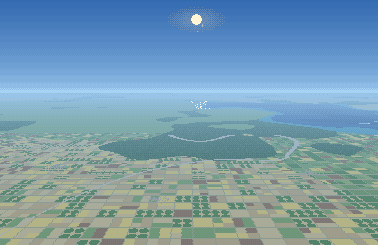
#> input picture docs/pixel-window-seat/train-base/h13.png, 378 x 245 px; its folder holds 4 pictures in this run
$ python train.py
#> lines starting #> are read from the running program, lines starting #| are printed output that depends on the picture; after the words box and inside, x2 and y2 are one past the last pixel; in counts of white or black regions, pixels touching at a corner belong together
"""Mock-up painter for a train view in Pixel Window Seat, written as geometry so a build can be matched to it.

The lens is the airliner's (Large pane 340 × 221 on the 378 × 246 canvas, focal 265 px, looking square out of the
side). A thing Z metres from the track stands focal / Z px per metre and slides focal × speed / Z px a second.
The picture is rings of standing things at fixed distances, each sliding by whole pixels, over ground rows.
The sky's colours, Sun, Moon and stars are the app's own, from renders of Pixel Window Seat.
"""
import os
import numpy as np
from PIL import Image

HERE = os.path.dirname(os.path.abspath(__file__))
OUT = os.environ.get("TRAIN_OUT", ".")
CW, CH = 378, 246
PW, PH = 340, 221
PX0, PY0 = 19, 12
FOCAL = 265.0
EYE = 3.5
CX = PW // 2


# ---- the airliner's hash and noise (PixelWindowSeat.swift), so placements can be ported exactly
def hash2(x, z, salt):
    x = np.asarray(x, dtype=np.int64).astype(np.uint64)
    z = np.asarray(z, dtype=np.int64).astype(np.uint64)
    with np.errstate(over="ignore"):
        v = x * np.uint64(0x9E3779B97F4A7C15) ^ z * np.uint64(0xC2B2AE3D27D4EB4F) ^ np.uint64((salt * 0x165667B19E3779F9) & (2 ** 64 - 1))
        v = (v ^ (v >> np.uint64(31))) * np.uint64(0xBF58476D1CE4E5B9)
        v = (v ^ (v >> np.uint64(29))) * np.uint64(0x94D049BB133111EB)
        return v ^ (v >> np.uint64(32))


def unit(v):
    return (v >> np.uint64(40)).astype(np.float64) / 16777216.0


def rnd(x, z, salt):
    return unit(hash2(x, z, salt))


def noise(x, z, salt):
    x, z = np.broadcast_arrays(np.asarray(x, dtype=np.float64), np.asarray(z, dtype=np.float64))
    fx, fz = np.floor(x), np.floor(z)
    ix, iz = fx.astype(np.int64), fz.astype(np.int64)
    u, v = x - fx, z - fz
    u, v = u * u * (3 - 2 * u), v * v * (3 - 2 * v)
    a, b = rnd(ix, iz, salt), rnd(ix + 1, iz, salt)
    c, d = rnd(ix, iz + 1, salt), rnd(ix + 1, iz + 1, salt)
    return a + (b - a) * u + (c - a) * v + (a - b - c + d) * u * v


def fbm(x, z, layers, salt):
    x, z = np.broadcast_arrays(np.asarray(x, dtype=np.float64), np.asarray(z, dtype=np.float64))
    x, z = x.copy(), z.copy()
    total, strength = np.zeros(x.shape), 0.5
    for layer in range(layers):
        total += strength * noise(x, z, salt + layer * 101)
        strength, x, z = strength / 2, x * 2.03, z * 2.03
    return total / (1 - strength * 2)


BAYER = np.array([[0, 8, 2, 10], [12, 4, 14, 6], [3, 11, 1, 9], [15, 7, 13, 5]]) / 16.0 + 1 / 32


# ---- materials (daylight colours)
M = {
    "leaf0": (40, 78, 50), "leaf1": (60, 106, 58), "leaf2": (94, 138, 68), "trunk": (64, 52, 46),
    "fir0": (32, 64, 54), "fir1": (48, 88, 66),
    "white": (228, 222, 206), "whiteS": (176, 176, 178), "brick": (164, 100, 80), "brickS": (120, 74, 66),
    "stone": (176, 166, 150), "stoneS": (130, 124, 118),
    "roofR": (150, 72, 58), "roofRS": (112, 56, 52), "slate": (88, 92, 108), "slateS": (64, 68, 84),
    "glass": (58, 66, 88), "door": (70, 52, 44), "hedge": (50, 90, 48), "hedge1": (70, 112, 56),
    "road": (128, 126, 126), "pole": (58, 50, 46),
    "wheat": (208, 190, 116), "pasture": (118, 164, 88), "crop": (90, 144, 76), "fallow": (152, 124, 94),
    "rape": (214, 200, 96), "ley": (150, 180, 108), "stubble": (190, 170, 124),
    "verge": (86, 128, 70), "ballast": (120, 112, 104),
    "water": (0, 0, 0),  # a lake's water, in the ground rows only: it takes the sky's colours (number 32 in the build)
    # the four more sceneries (train_scenery.py): mountains, snow, desert and steppe, a city
    "rock": (140, 136, 140), "rockS": (98, 98, 114), "snow": (236, 240, 250), "snowS": (160, 180, 222), "ice": (200, 222, 238),
    "alp": (134, 172, 84), "chalet": (118, 82, 58), "chaletS": (86, 62, 48), "river": (150, 196, 200),
    "falu": (150, 52, 46), "faluS": (108, 42, 42), "birch": (128, 116, 118),
    "sand": (218, 188, 136), "sandS": (178, 146, 110), "steppe": (192, 170, 106), "steppe1": (168, 152, 98),
    "scrub": (122, 128, 88), "scrubS": (94, 102, 76), "mesa": (178, 110, 82), "mesaS": (136, 84, 74), "mesa2": (200, 140, 98),
    "track": (200, 176, 136),
    "conc": (152, 152, 158), "concS": (114, 116, 126), "glassT": (90, 116, 146), "glassTS": (62, 84, 114), "tar": (72, 74, 82),
    "rail": (156, 156, 166), "glassW": (58, 66, 88),
    # a city's shore across a lake: the embankment's dark foot and its pale cap (which is the same stone twice: a lamp
    # that stands on the one lights sodium, and on the other white)
    "quayS": (62, 64, 74), "quay": (198, 192, 178), "quayW": (198, 192, 178),
    # lights with nothing drawn under them by day: a street lamp, a red light on a tower, a sign, a white lamp
    "lampO": (0, 0, 0), "lampR": (0, 0, 0), "lampT": (0, 0, 0), "lampW": (0, 0, 0),
}
NAMES = list(M)
COL = np.array([M[n] for n in NAMES], dtype=np.float64)
I = {n: k + 1 for k, n in enumerate(NAMES)}  # 0 is empty


# ---- stamps: small drawn things, as arrays of material numbers (0 = see through), feet on the bottom row
def tree(h, seed, sun=1):
    """A broadleaf tree h px tall. sun is +1 when lit from the right."""
    h = max(3, int(h))
    w = max(3, int(round(h * (0.62 + 0.22 * rnd(seed, 1, 5)))))
    a = np.zeros((h, w), dtype=np.uint8)
    trunk = max(1, int(round(h * 0.24)))
    ch = h - trunk
    cy, cx = (ch - 1) / 2, (w - 1) / 2
    yy, xx = np.mgrid[0:ch, 0:w]
    ragged = 0.80 + 0.36 * rnd(xx + seed * 7, yy, 11)
    r2 = ((yy - cy) / (ch / 2 + 0.3)) ** 2 + ((xx - cx) / (w / 2 + 0.3)) ** 2
    crown = r2 < ragged
    lit = ((xx - cx) * sun / (w / 2) * 0.7 - (yy - cy) / (ch / 2) * 0.9 + (rnd(xx, yy + seed, 13) - 0.5) * 0.7)
    tone = np.where(lit > 0.55, I["leaf2"], np.where(lit > -0.35, I["leaf1"], I["leaf0"]))
    a[:ch][crown] = tone[crown]
    tw = 1 if h < 20 else 2
    a[ch - 1:, int(cx) - (tw - 1) // 2: int(cx) - (tw - 1) // 2 + tw] = I["trunk"]
    return a


def fir(h, seed, sun=1):
    h = max(4, int(h))
    w = max(3, int(round(h * 0.42)) | 1)
    a = np.zeros((h, w), dtype=np.uint8)
    cx = w // 2
    for y in range(h - 1):
        half = int(round((y + 1) / (h - 1) * (w / 2) * (0.75 + 0.25 * ((y % 3) / 2))))
        for x in range(cx - half, cx + half + 1):
            if 0 <= x < w:
                a[y, x] = I["fir1"] if (x - cx) * sun > 0 else I["fir0"]
    a[h - 1, cx] = I["trunk"]
    return a


def house(hpx, seed, sun=1, kind=None):
    """A house whose eaves are hpx px up: a wall with windows under a pitched roof."""
    kind = kind if kind is not None else int(rnd(seed, 2, 21) * 3)
    wall, wallS = [("white", "whiteS"), ("brick", "brickS"), ("stone", "stoneS")][kind]
    roof, roofS = ("roofR", "roofRS") if rnd(seed, 3, 22) < 0.55 else ("slate", "slateS")
    hw = max(2, int(hpx))
    w = max(4, int(round(hw * (1.5 + 0.9 * rnd(seed, 4, 23)))))
    rh = max(2, int(round(hw * 0.7)))
    a = np.zeros((hw + rh, w), dtype=np.uint8)
    a[rh:, :] = I[wall]
    shade = slice(0, max(1, w // 4)) if sun > 0 else slice(w - max(1, w // 4), w)
    a[rh:, shade] = I[wallS]
    for y in range(rh):
        inset = int(round((rh - 1 - y) * 0.9)) if rnd(seed, 5, 24) < 0.5 else 0  # a hipped roof, or a plain gable end on
        a[y, inset: w - inset] = I[roof] if y > 0 else I[roofS]
    if hw >= 4:
        for x in range(1 + (w // 4 if sun > 0 else 0), w - 1, max(2, hw // 2 + 1)):
            a[rh + hw // 3: rh + hw // 3 + max(1, hw // 4), x] = I["glass"]
    elif hw >= 2:
        a[rh + hw // 2 - (hw > 2), w // 2 + (1 if sun > 0 else -1)] = I["glass"]
    if rnd(seed, 6, 25) < 0.6 and w > 5:
        a[max(0, rh // 3 - 1): rh // 2 + 1, w - 2 if rnd(seed, 7, 26) < 0.5 else 1] = I["brickS"]  # a chimney
    return a


def spire(hpx, seed, sun=1):
    """A village church: a nave with a tower and a spire hpx px tall in all."""
    hpx = max(6, int(hpx))
    nave_h, nave_w = max(2, hpx // 3), max(4, int(hpx * 0.9))
    tw = max(2, hpx // 5)
    a = np.zeros((hpx, nave_w + tw), dtype=np.uint8)
    a[hpx - nave_h:, tw:] = I["stone"]
    a[hpx - nave_h - max(1, nave_h // 2): hpx - nave_h, tw:] = I["slate"]
    a[hpx - int(hpx * 0.62):, :tw] = I["stoneS"] if sun > 0 else I["stone"]
    top = hpx - int(hpx * 0.62)
    for y in range(top):
        if tw == 2 and y < top // 2:
            a[y, 0 if sun < 0 else 1] = I["slateS"]
        else:
            a[y, :tw] = I["slateS"]
    return a


# ---- the picture's light, per time of day
TIMES = {"day": "13", "sunset": "18.6", "dusk": "19.6", "night": "23"}
_base = {}


def base(time, scenery="3"):
#> called with time = 'day', scenery = '3'
    k = (time, scenery)
    if k not in _base:
        _base[k] = np.asarray(Image.open(f"{HERE}/train-base/h{TIMES[time]}.png").convert("RGB")).astype(np.float64)
    return _base[k]


def light(time):
    """How this hour dims and tints a daylight colour: the ratio of the airliner's own ground at that hour to noon's."""
    if time == "day":
        return np.ones(3), np.zeros(3)
    day, now = base("day")[120:240].reshape(-1, 3), base(time)[120:240].reshape(-1, 3)
    keep = now.sum(1) < np.percentile(now.sum(1), 90)  # leave the lamps out
    tint = now[keep].mean(0) / day[keep].mean(0) * {"sunset": 1.0, "dusk": 1.35, "night": 2.1}[time]
    floor = {"sunset": (10, 6, 10), "dusk": (8, 8, 18), "night": (9, 13, 27)}[time]
    return tint, np.array(floor, dtype=np.float64)


def cloud_layer(rows, X=0.0, cover=0.34, cloud_seed=3):
    """The cloud over `rows` rows of sky, the top one first: where it shows, and in which of its three tones. A layer
    1.2 km up, each row above the horizon one distance, sliding by whole pixels."""
    j = (rows - np.arange(rows))[:, None].astype(np.float64)  # rows above the horizon, 1 at the bottom
    dist = 1200.0 * FOCAL / j
    cols = np.arange(PW)[None, :]
    n_x = np.floor(X * j / 1200.0) + cols - CX  # slides by whole pixels
    wx = n_x * 1200.0 / j
    f = fbm(wx / 2600.0 + 40, dist / 2600.0, 4, 900 + cloud_seed)
    thick = np.clip((f - (1 - cover) * 0.74) / 0.16, 0, 1)
    thick *= np.clip((j - 2) / 10, 0, 1)  # none on the horizon itself, where hills stand
    d = BAYER[np.arange(rows)[:, None] % 4, cols % 4]
    level = np.clip(thick * 2.6 + (d - 0.5) * 0.5, 0, 2.999).astype(int)
    return thick > 0.02 + d * 0.10, level


def sky(time, horizon_y, X=0.0, cover=0.34, cloud_seed=3):
    """The pane's sky down to the horizon row: the app's own bands, Sun, Moon and stars, with cloud seen from below."""
#> called with time = 'day', horizon_y = 155, X = 52000, cover = 0.3, cloud_seed = 9
    b = base(time)
    out = np.zeros((PH, PW, 3))
    rows = horizon_y  # pane rows above the horizon
    have = 91
    src = b[:have, PX0:PX0 + PW]
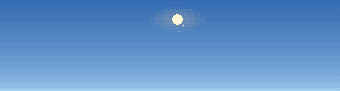
#> src: shape (91, 340, 3) float64; mean R, G, B 94.9, 145, 201.2
    n = min(rows, have)
    out[rows - n: rows] = src[have - n:]
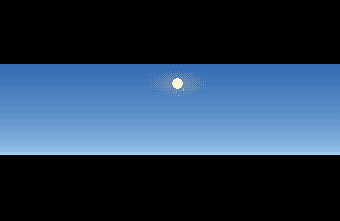
#> out: shape (221, 340, 3) float64; mean R, G, B 39.1, 59.7, 82.8
    if rows > have:  # higher than the airliner's pane looks: carry its top band on up
        top = np.median(src[0:4].reshape(-1, 3), axis=0)
#> top = [56, 110, 179]
        grad = (np.median(src[0:6].reshape(-1, 3), axis=0) - np.median(src[20:26].reshape(-1, 3), axis=0)) / 20
#> grad = [-0.8, -0.75, -0.45]
        for j in range(rows - have):
            out[rows - have - 1 - j] = np.clip(top + grad * (j + 1) * 0.8, 0, 255)
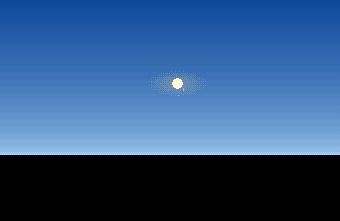
#> out: shape (221, 340, 3) float64; mean R, G, B 49.3, 85.9, 131.3
        if time in ("night", "dusk"):  # and its stars at the same density
            bright = src.sum(-1) > np.median(src.sum(-1)) + 90
            dens = bright.mean()
            ys, xs = np.mgrid[0:rows - have, 0:PW]
            star = rnd(xs, ys, 77) < dens
            cols = src[bright]
            pick = (rnd(xs, ys, 78) * len(cols)).astype(int)
            out[:rows - have][star] = cols[pick[star]]
    # cloud: a layer 1.2 km up, each row above the horizon one distance
    if cover > 0:
        mask, level = cloud_layer(rows, X, cover, cloud_seed)
        ctone = {"day": [(168, 184, 212), (206, 218, 236), (244, 247, 252)],
                 "sunset": [(120, 92, 122), (206, 128, 112), (252, 186, 132)],
                 "dusk": [(58, 54, 88), (86, 74, 110), (128, 100, 128)],
                 "night": [(20, 22, 38), (28, 30, 50), (40, 42, 66)]}[time]
        ctone = np.array(ctone, dtype=np.float64)
        shade = ctone[level]
        sk = out[:rows]
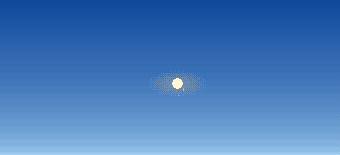
#> sk: shape (155, 340, 3) float64; mean R, G, B 70.3, 122.5, 187.2
        sk[mask] = shade[mask]
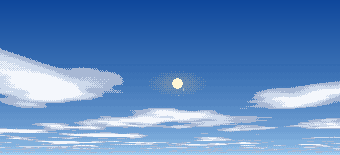
#> sk: shape (155, 340, 3) float64; mean R, G, B 95.4, 138.6, 194.4
        out[:rows] = sk
#> out: shape (221, 340, 3) float64; 15.83% of pixels changed, all inside (x1, y1, x2, y2) = (0, 48, 340, 153)
    return out


# ---- rings: each is filled a column at a time from hashes of the place.
RINGS = [60000, 30000, 15000, 7000, 3500, 1800, 900, 500, 300, 180, 110]
RISE = {7000: 520.0, 3500: 230.0, 1800: 90.0, 900: 34.0, 500: 12.0}  # how high the land can swell at each ring, m
HAZE_KM = 26.0
FIELD = ["wheat", "pasture", "crop", "fallow", "ley", "pasture", "stubble", "crop", "rape", "ley"]


def ring_strip(Z, n0, width, sun):
    """Columns n0 … n0+width of the ring Z metres off: material numbers, with the ring's foot on the bottom row,
    and a mask of lamps (windows that light at night).

    A pixel's own speckle goes by its height above the foot (`up`). On the sheets Dave picked from it went by the
    row counted from the strip's top (`yy`), and the strip is as tall as the tallest thing in view, so a hill's
    speckle would have reshuffled whenever a taller one slid in. The shapes are the same."""
    ppm = FOCAL / Z
    n = np.arange(n0, n0 + width)
    wx = n / ppm  # metres along the track
    salt = int(Z)
    if Z >= 15000:  # a height line: far hills and ranges
        if Z >= 30000:
            ridge = 1 - np.abs(2 * fbm(wx / 26000.0, Z / 9000.0, 5, salt) - 1)
            hm = 2600.0 * ridge ** 2 * np.clip((fbm(wx / 90000.0, 3.0, 2, salt + 9) - 0.42) * 5, 0, 1)
        else:
            hm = 950.0 * np.clip(fbm(wx / (Z * 0.9), Z / 4000.0, 4, salt) * 1.5 - 0.28, 0, 1)
        hp = np.round(hm * ppm).astype(int)
        H = max(2, hp.max() + 1)
        a = np.zeros((H, width), dtype=np.uint8)
        yy = np.arange(H)[:, None]
        up = H - 1 - yy  # px above the foot
        body = up < hp[None, :]
        wood = fbm(wx / (Z * 0.12), 7.0, 3, salt + 5)[None, :] + (rnd(n[None, :], up, salt + 6) - 0.5) * 0.25
        if Z >= 30000:
            snow = up > (1700.0 * ppm + (rnd(n[None, :], up, salt + 7) - 0.5) * 2)
            a[body] = np.where(snow, I["white"], np.where(wood > 0.55, I["slate"], I["slateS"]))[body]
        else:
            a[body] = np.where(wood > 0.58, I["leaf0"], np.where(wood > 0.42, I["crop"], I["pasture"]))[body]
        return a, np.zeros_like(a, dtype=bool)
    # nearer: the land's own swell with its fields, woods along it where the country is wooded, and stamps
    swell = RISE.get(Z, 0.0) * np.clip(fbm(wx / (Z * 1.3) + 3.0, Z / 2000.0, 3, salt + 60) * 1.7 - 0.42, 0, 1)
    sp = np.round(swell * ppm).astype(int)
    H = int(np.ceil(34 * ppm)) + 3 + int(sp.max())
    a = np.zeros((H, width), dtype=np.uint8)
    lamps = np.zeros((H, width), dtype=bool)
    yy = np.arange(H)[:, None]
    up = H - 1 - yy
    if sp.max() > 0:  # fields on the face of the swell, in strips that follow it, hedged
        flen = {7000: 520.0, 3500: 380.0, 1800: 300.0, 900: 250.0, 500: 230.0}[Z]
        band = np.floor(up / np.maximum(2.0, sp[None, :] / 3.0 + 0.5)).astype(int)
        fid = np.floor(wx[None, :] / flen + band * 0.37)
        pick = (rnd(fid, band, salt + 61) * len(FIELD)).astype(int)
        fields = np.array([I[f] for f in FIELD])[pick]
        woodp = fbm(wx[None, :] / (Z * 0.2), up / 3.0, 3, salt + 62) > 0.63
        body = up < sp[None, :]
        a[body] = np.where(woodp, I["leaf0"], fields)[body]
        hedge = (np.abs(wx[None, :] / flen + band * 0.37 - np.round(wx[None, :] / flen + band * 0.37)) * flen * ppm < 0.6) & body
        a[hedge] = I["hedge"]
        if Z >= 1800:
            town = noise(wx[None, :] / 1400.0, 2.0, 4242) > 0.62
            lamps |= body & town & (rnd(n[None, :], up, salt + 63) < 0.035)
    wooded = fbm(wx / 900.0, Z / 300.0, 3, salt + 1)
    if Z >= 500:
        th = np.round((10 + 14 * fbm(wx / 60.0, 1.0, 3, salt + 2)) * ppm * np.clip((wooded - 0.50) * 9, 0, 1)).astype(int)
        body = (up >= sp[None, :]) & (up < (sp + th)[None, :])
        tone = np.where(rnd(n[None, :], up, salt + 3) < 0.35, I["leaf1"], I["leaf0"])
        a[body] = tone[body]
    cell = {7000: 700.0, 3500: 420.0, 1800: 260.0, 900: 150.0, 500: 90.0, 300: 60.0, 180: 44.0, 110: 34.0}[Z]
    c0, c1 = int(np.floor(wx[0] / cell)) - 2, int(np.floor(wx[-1] / cell)) + 2
    for c in range(c0, c1 + 1):  # stamps, one draw per cell of track
        r = float(rnd(c, 1, salt + 30))
        pos = (c + float(rnd(c, 2, salt + 31))) * cell
        village = float(noise(np.array([pos / 1400.0]), np.array([2.0]), 4242)[0])  # the same villages on every ring
        woods_here = float(fbm(np.array([pos / 900.0]), np.array([Z / 300.0]), 3, salt + 1)[0])
        seed = int(hash2(c, 3, salt + 32) % np.uint64(1 << 30))
        st = None
        if Z == 900 and village > 0.70 and r < 0.2:
            st = spire(30 * ppm, seed, sun)
        elif village > 0.64 and 300 <= Z <= 1800 and r < {1800: 0.8, 900: 0.75, 500: 0.7, 300: 0.5}[Z]:
            st = house(max(2, 5.0 * ppm), seed, sun)
        elif Z <= 500 and r < {500: 0.07, 300: 0.09, 180: 0.07, 110: 0.0}[Z]:
            st = house(max(2, 5.5 * ppm), seed, sun)  # a farm on its own
        elif r > 1 - np.clip(0.18 + (woods_here - 0.45) * 2.2, 0.08, 0.8) and Z <= 900:
            hm = 9 + 9 * float(rnd(c, 4, salt + 33))
            st = fir(hm * 1.2 * ppm, seed, sun) if rnd(c, 5, salt + 34) < 0.2 else tree(hm * ppm, seed, sun)
        if st is None:
            continue
        x = int(round(pos * ppm)) - n0 - st.shape[1] // 2
        h = st.shape[0]
        for sx in range(st.shape[1]):
            if 0 <= x + sx < width:
                lift = int(sp[x + sx] * (0.35 + 0.65 * float(rnd(c, 6, salt + 35))))  # it stands on the swell's face
                top = H - h - lift
                if top < 0:
                    continue
                colm = st[:, sx]
                a[top: top + h, x + sx] = np.where(colm > 0, colm, a[top: top + h, x + sx])
                lamps[top: top + h, x + sx] |= (colm == I["glass"]) & (rnd(seed + sx, np.arange(h), 55) < 0.8)
    if Z == 300:  # a lane with its line of poles, the only poles there are: far enough to be calm
        lane = fbm(wx / 2400.0, 5.0, 2, 808) > 0.50
        pole = (np.round(wx / 42.0) * 42.0 * ppm).round().astype(int) == n
        sel = lane & pole
        a[H - 7:, sel] = np.where(a[H - 7:, sel] == 0, I["pole"], a[H - 7:, sel])
    # Lights that show only after dark, so that a night with no village in view still has something to rest on
    # (added in the build, after the sheets): far off, the windows of farms too small to draw, a few together; nearer,
    # a lamp in a farm's yard, 4 to 7 m up.
    if Z >= 1800:
        hamlet = np.clip((noise(wx / 420.0, 6.0, salt + 64) - 0.5) * 4, 0, 1)
        on = np.nonzero(rnd(n, 1, salt + 65) < 0.06 * hamlet)[0]
        lamps[H - 1 - (sp[on] * rnd(n[on], 2, salt + 66)).astype(int), on] = True  # on the swell's face, or at its foot
    elif Z >= 180:
        for c in range(c0, c1 + 1):
            x = int(round((c + float(rnd(c, 8, salt + 37))) * cell * ppm)) - n0
            if rnd(c, 7, salt + 36) < 0.3 and 0 <= x < width:
                up = int(sp[x]) + int(round((4.0 + 3.0 * float(rnd(c, 9, salt + 38))) * ppm))
                if up < H:
                    lamps[H - 1 - up, x] = True
    return a, lamps


LANE_M = 62.0   # a lane and its hedge run beside the line here: level lines, which stay still as we go
VERGE_M = 15.0  # nearer than this is the railway's own grass


def ground(horizon_y, X, speed):
    """The rows under the horizon as material numbers plus a small lightness, d = 1 at the top."""
    rows = PH - horizon_y
    a = np.zeros((rows, PW), dtype=np.uint8)
    lift = np.zeros((rows, PW))
    cols = np.arange(PW)
    lane_d = int(round(EYE * FOCAL / LANE_M))
    for d in range(1, rows + 1):
        Z = EYE * FOCAL / d
        ppm = d / EYE
        n = np.floor(X * ppm) + cols - CX
        wx = n / ppm
        if Z > 100:  # fields, each a stretch of track long, in belts of distance
            belt = 0 if d <= 1 else 1 if d <= 2 else 2 if d <= 4 else 3
            u = wx / (230.0 + 60 * belt) + belt * 0.37
            pick = (rnd(np.floor(u), belt, 4100) * len(FIELD)).astype(int)
            a[d - 1] = np.array([I[FIELD[p]] for p in pick])
            edge = np.abs(u - np.round(u)) * (230.0 + 60 * belt) < max(1.5, 1.2 / ppm)
            a[d - 1][edge & (rnd(np.floor(u), belt, 4101) < 0.6)] = I["hedge"]
            continue
        # the near field: one crop for a long way, drawn out into soft dashes that flow
        if d == lane_d - 2 or d == lane_d - 1:
            a[d - 1] = I["hedge"] if d == lane_d - 2 else I["hedge1"]
        elif d == lane_d:
            a[d - 1] = I["road"]
        elif Z > LANE_M:
            a[d - 1] = np.where(fbm(wx / 1500.0, 0.5, 2, 4200) > 0.5, I["ley"], I["wheat"])
        elif Z > VERGE_M:
            a[d - 1] = np.where(fbm(wx / 1900.0, 1.5, 2, 4201) > 0.5, I["pasture"], I["crop"])
        else:
            a[d - 1] = I["verge"]
        L = max(10.0, 2.2 * speed * ppm / 30.0)  # a dash is at least twice what its row moves in a frame
        s = fbm(n / L, d / 3.0, 2, 4300)
        lift[d - 1] = (np.floor(s * 5) - 2) * (0.03 if Z > VERGE_M else 0.045) + ((d // 3) % 2) * 0.022
    return a, lift


def shade(mat, time, Z=None, lift=None, lamps=None, horizon_rgb=None):
    """Material numbers to RGB at this hour, hazed toward the horizon's colour by distance."""
    tint, floor = light(time)
    rgb = COL[np.clip(mat.astype(int) - 1, 0, None)]
    if lift is not None:
        rgb = rgb * (1 + lift[..., None])
    rgb = rgb * tint + floor
    if Z is not None and horizon_rgb is not None:
        hz = 1 - np.exp(-Z / 1000.0 / HAZE_KM)
        rgb = rgb * (1 - hz) + horizon_rgb * hz
    if lamps is not None and time in ("night", "dusk"):
        rgb[lamps] = (255, 204, 128) if time == "night" else (255, 214, 150)
    return rgb


# [80 lines left out: functions water, pole_line, wet_glass, not called in this run]


def view(time="day", X=0.0, speed=13.3, horizon_up=0.30, cover=0.30, spill=False, cloud_seed=9, scenery="country",
         poles=False, rain=0.0, t=0.0):
    """The whole view through the pane, PH × PW × 3, with the train X metres along at `speed` m/s."""
    hy = round(PH * (1 - horizon_up))
    b = base(time)
    out = sky(time, hy, X, cover, cloud_seed)
    horizon_rgb = np.median(b[84:90, PX0:PX0 + PW].reshape(-1, 3), axis=0)
#> horizon_rgb = [142, 188, 230]
#> (the rest of the program and of its run is left out)
